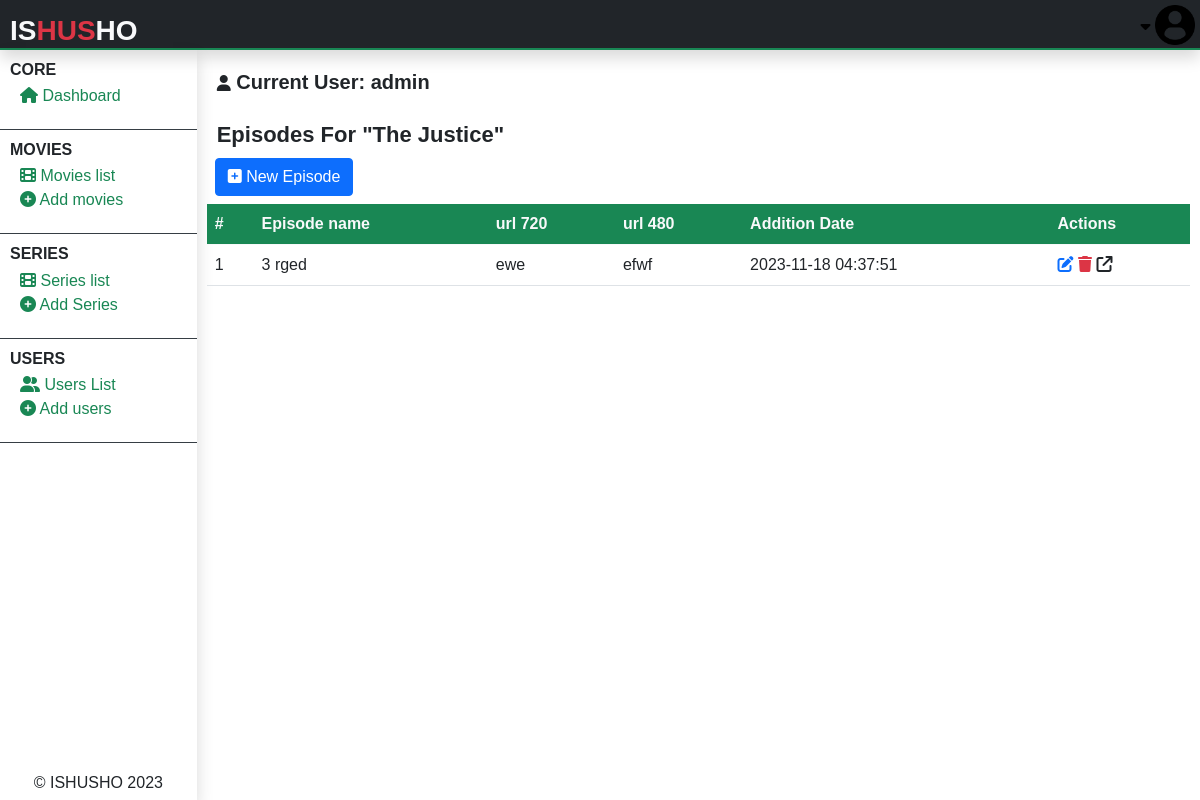
/admin/admin-serie-view-episodes.php?view-sodes&v=231454 (signed in), run on an earlier commit of the app's database.
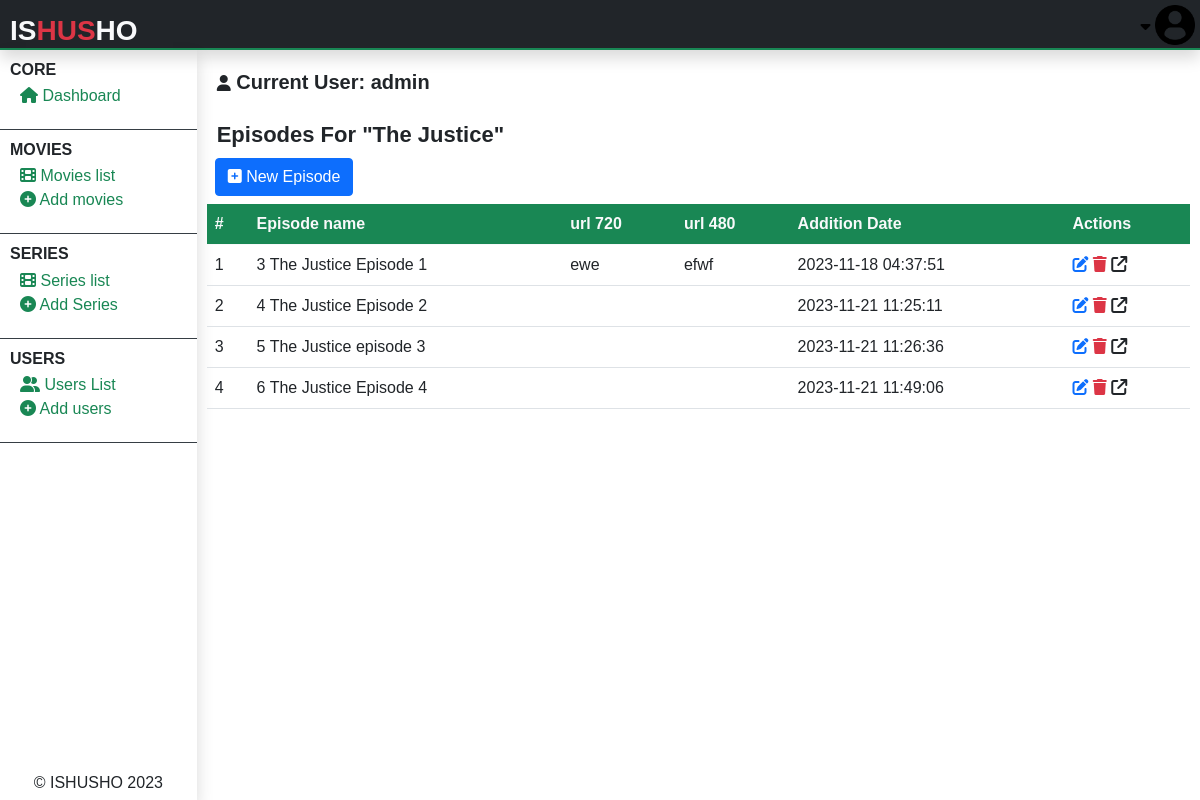
And on a later commit of the database.
### tables this page shows
CREATE TABLE `series` (
  `serie_id` varchar(255) NOT NULL,
  `serie_name` text NOT NULL,
  `serie_overview` text NOT NULL,
  `serie_categories` text NOT NULL,
  `serie_poster` text NOT NULL,
  `serie_url` text NOT NULL,
  `serie_releasedate` varchar(255) NOT NULL,
  `serie_addition_time` varchar(255) NOT NULL,
  `serie_added_by` int(11) NOT NULL
);

CREATE TABLE `series_episodes` (
  `id` int(11) NOT NULL,
  `serie` varchar(255) NOT NULL,
  `episode_name` text NOT NULL,
  `episode_720` text NOT NULL,
  `episode_480` text NOT NULL,
  `addition_date` varchar(255) NOT NULL,
  `added_by` int(11) NOT NULL
);

### admin/admin-serie-view-episodes.php (the view, shortened to what the rows shown need)
<?php
include("../php/global/server.php");
?>
<!DOCTYPE html>
<html lang="en">
<head>
    <?php
    include('../php/global/cdns.php');
    ?>
    <link rel="stylesheet" href="../styles/admin-main.css">
</head>
<body>
    <div class="main-container">
        <section class="center-section">
            <div class="right-contents">
                <?php
                include("./php/acting-user.php");
                ?>
                <div class="all-interchange">
                    <?php
                    if (isset($_GET['delete'])) {
                    ?>
                        <h1>
                            Delete Episode
                        </h1>
                        <div class="m-2">
                            <a href="?view-sodes&v=<?php echo $_GET['sv']; ?>" class="btn btn-primary">
                                <i class="fa fa-arrow-left"></i> View episodes
                            </a>
                        </div>
                        <?php
                        if (!isset($_GET['v'])) {
                        ?>
                            <p class="alert alert-danger">
                                Invalid video request
                            </p>
                            <?php
                        } else {
                            $serieTHing = $_GET['sv'];
                            $videoToDelete = $_GET['v'];
                            $checkVideoTODelete = mysqli_query($server, "SELECT * from
            series_episodes WHERE id='$videoToDelete'
            AND serie = $serieTHing
        ");
                            if (mysqli_num_rows($checkVideoTODelete) != 1) {
                            ?>
                                <p class="alert alert-danger">
                                    Movie series is not found
                                </p>
                                <?php
                            } else {
                                $DeleteSode = mysqli_query($server, "DELETE from series_episodes
                                 WHERE id='$videoToDelete'
            AND serie = '$serieTHing'
                                ");
                                if (!$DeleteSode) {
                                ?>
                                    <p class="alert alert-danger">
                                        Deleting the episode failed
                                    </p>
                                <?php
                                } else {
                                ?>
                                    <p class="alert alert-success">
                                        Deleting episode succed
                                    </p>
                            <?php
                                }
                            }
                        }
                    } elseif (isset($_GET['view-sodes'])) {
                        if (!isset($_GET['v'])) { ?>
                            <p class="alert alert-danger">
                                No video sent to the server!
                            </p>
                            <?php
                        } else {
                            $videoToEdit = $_GET['v'];
                            $checkIfVideoExists = mysqli_query($server, "SELECT * from  series WHERE serie_id= '$videoToEdit'");
                            if (mysqli_num_rows($checkIfVideoExists) !== 1) {
                            ?>
                                <p class="alert alert-danger">
                                    Video doesn't exists in the database.
                                </p>
                            <?php
                            } else {
                                $dataVideoExists = mysqli_fetch_array($checkIfVideoExists);
                                $serie_id = $dataVideoExists['serie_id'];
                            ?>
                                <h1>
                                    Episodes for "<?php echo $dataVideoExists['serie_name']; ?>"
                                </h1>
                                <div class="m-2">
                                    <a href="?add-sode&nv=<?php echo $serie_id; ?>" class="btn btn-primary">
                                        <i class="fa fa-plus-square"></i> New Episode
                                    </a>
                                </div>
                                <table class="table table-responsive table-hover">
                                    <thead>
                                        <tr class="bg-success text-light">
                                            <th>
                                                #
                                            </th>
                                            <th>
                                                Episode name
                                            </th>
                                            <th>
                                                url 720
                                            </th>
                                            <th>
                                                url 480
                                            </th>
                                            <th>
                                                Addition Date
                                            </th>
                                            <th>
                                                Actions
                                            </th>
                                        </tr>
                                    </thead>
                                    <tbody>
                                        <?php
                                        $getMovies = mysqli_query($server, "SELECT * from
                                    series_episodes WHERE serie = '$serie_id'
                                    ORDER BY
                                    addition_date ASC
                                ");
                                        $count = 1;
                                        ?>
                                        <?php
                                        while ($dataMovies = mysqli_fetch_array($getMovies)) {
                                        ?>
                                            <tr>
                                                <td>
                                                    <?php echo $count++; ?>
                                                </td>
                                                <td>
                                                <?php echo $dataMovies['id']; ?>
                                                    <?php echo $dataMovies['episode_name']; ?>
                                                </td>
                                                <td>
                                                    <?php echo $dataMovies['episode_720']; ?>
                                                </td>
                                                <td>
                                                    <?php echo $dataMovies['episode_480']; ?>
                                                </td>
                                                <td>
                                                    <?php echo $dataMovies['addition_date']; ?>
                                                </td>
                                                <td>
                                                    <a href="admin-serie-edit-episodes.php?edit&v=<?php echo $dataMovies['id']; ?>" class="">
                                                        <i class="fa fa-edit text-primary"></i>
                                                    </a>
                                                    <a href="?delete&v=<?php echo $dataMovies['id']; ?>&sv=<?php echo $dataMovies['serie']; ?>" onclick="return confirm('Are you sure to delete?');">
                                                        <i class="fa fa-trash text-danger"></i>
                                                    </a>
                                                    <a href="../watch.php?v=<?php echo $video; ?>" target="_blank">
                                                        <i class="fa fa-external-link text-dark"></i>
                                                    </a>
                                                </td>
                                            </tr>
                                        <?php
                                        }
                                        ?>
                                    </tbody>
                                </table>
                        <?php
                            }
                        }
                    } else {
                        ?>
                        <p class="alert alert-danger">
                            Nothing sent to the server.
                        </p>
                    <?php
                    }
                    ?>
                </div>
            </div>
        </section>
    </div>
</body>
</html>

What changed in the data, as far as the page shows it:
changed series_episodes "ewe": episode_name "rged" → "The Justice Episode 1"
added series_episodes: id "4", episode_name "The Justice Episode 2", addition_date "2023-11-21 11:25:11"
added series_episodes: id "5", episode_name "The Justice episode 3", addition_date "2023-11-21 11:26:36"
added series_episodes: id "6", episode_name "The Justice Episode 4", addition_date "2023-11-21 11:49:06"
